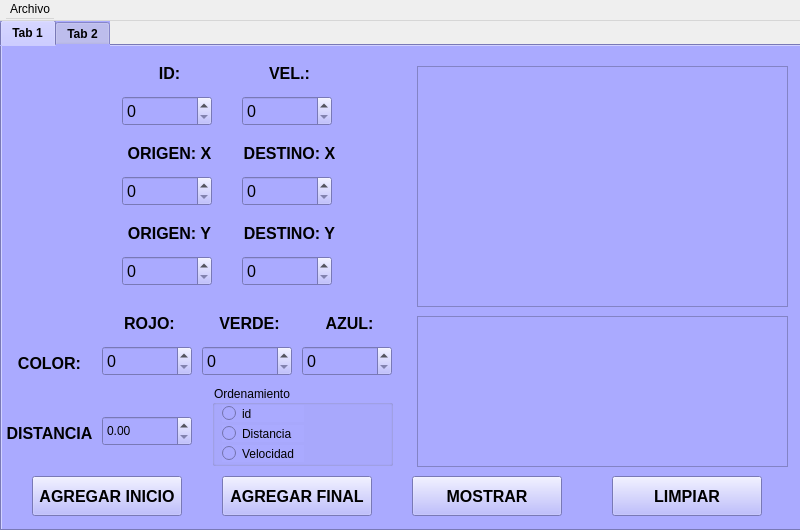
<?xml version="1.0" encoding="UTF-8"?>
<ui version="4.0">
 <class>MainWindow</class>
 <widget class="QMainWindow" name="MainWindow">
  <property name="geometry">
   <rect>
    <x>0</x>
    <y>0</y>
    <width>800</width>
    <height>530</height>
   </rect>
  </property>
  <property name="minimumSize">
   <size>
    <width>500</width>
    <height>500</height>
   </size>
  </property>
  <property name="maximumSize">
   <size>
    <width>800</width>
    <height>530</height>
   </size>
  </property>
  <property name="windowTitle">
   <string>MainWindow</string>
  </property>
  <widget class="QWidget" name="centralwidget">
   <widget class="QTabWidget" name="tabWidget">
    <property name="geometry">
     <rect>
      <x>0</x>
      <y>20</y>
      <width>871</width>
      <height>511</height>
     </rect>
    </property>
    <property name="font">
     <font>
      <family>Arial</family>
      <weight>75</weight>
      <bold>true</bold>
     </font>
    </property>
    <property name="styleSheet">
     <string notr="true">background-color: rgb(170, 170, 255);</string>
    </property>
    <property name="currentIndex">
     <number>0</number>
    </property>
    <widget class="QWidget" name="tab1">
     <property name="font">
      <font>
       <family>Arial</family>
       <pointsize>9</pointsize>
       <weight>75</weight>
       <bold>true</bold>
      </font>
     </property>
     <attribute name="title">
      <string>Tab 1</string>
     </attribute>
     <widget class="QWidget" name="widget" native="true">
      <property name="geometry">
       <rect>
        <x>0</x>
        <y>0</y>
        <width>800</width>
        <height>500</height>
       </rect>
      </property>
      <property name="sizePolicy">
       <sizepolicy hsizetype="Preferred" vsizetype="Preferred">
        <horstretch>0</horstretch>
        <verstretch>0</verstretch>
       </sizepolicy>
      </property>
      <property name="minimumSize">
       <size>
        <width>500</width>
        <height>500</height>
       </size>
      </property>
      <property name="maximumSize">
       <size>
        <width>800</width>
        <height>500</height>
       </size>
      </property>
      <property name="styleSheet">
       <string notr="true">background-color: rgb(170, 170, 255);</string>
      </property>
      <widget class="QLabel" name="labelColorVerde">
       <property name="geometry">
        <rect>
         <x>200</x>
         <y>260</y>
         <width>95</width>
         <height>35</height>
        </rect>
       </property>
       <property name="font">
        <font>
         <family>Arial</family>
         <pointsize>12</pointsize>
         <weight>75</weight>
         <bold>true</bold>
        </font>
       </property>
       <property name="text">
        <string>VERDE:</string>
       </property>
       <property name="alignment">
        <set>Qt::AlignCenter</set>
       </property>
      </widget>
      <widget class="QSpinBox" name="id">
       <property name="geometry">
        <rect>
         <x>120</x>
         <y>50</y>
         <width>90</width>
         <height>30</height>
        </rect>
       </property>
       <property name="font">
        <font>
         <family>Arial</family>
         <pointsize>12</pointsize>
        </font>
       </property>
       <property name="cursor">
        <cursorShape>PointingHandCursor</cursorShape>
       </property>
       <property name="wrapping">
        <bool>false</bool>
       </property>
       <property name="maximum">
        <number>9999</number>
       </property>
      </widget>
      <widget class="QLabel" name="labelCOLOR">
       <property name="geometry">
        <rect>
         <x>0</x>
         <y>300</y>
         <width>95</width>
         <height>35</height>
        </rect>
       </property>
       <property name="font">
        <font>
         <family>Arial</family>
         <pointsize>12</pointsize>
         <weight>75</weight>
         <bold>true</bold>
        </font>
       </property>
       <property name="text">
        <string>COLOR:</string>
       </property>
       <property name="alignment">
        <set>Qt::AlignCenter</set>
       </property>
      </widget>
      <widget class="QLabel" name="labelColorRojo">
       <property name="geometry">
        <rect>
         <x>100</x>
         <y>260</y>
         <width>95</width>
         <height>35</height>
        </rect>
       </property>
       <property name="font">
        <font>
         <family>Arial</family>
         <pointsize>12</pointsize>
         <weight>75</weight>
         <bold>true</bold>
        </font>
       </property>
       <property name="text">
        <string>ROJO:</string>
       </property>
       <property name="alignment">
        <set>Qt::AlignCenter</set>
       </property>
      </widget>
      <widget class="QSpinBox" name="destinoY">
       <property name="geometry">
        <rect>
         <x>240</x>
         <y>210</y>
         <width>90</width>
         <height>30</height>
        </rect>
       </property>
       <property name="font">
        <font>
         <family>Arial</family>
         <pointsize>12</pointsize>
        </font>
       </property>
       <property name="cursor">
        <cursorShape>PointingHandCursor</cursorShape>
       </property>
       <property name="wrapping">
        <bool>false</bool>
       </property>
       <property name="maximum">
        <number>500</number>
       </property>
      </widget>
      <widget class="QSpinBox" name="rojo">
       <property name="geometry">
        <rect>
         <x>100</x>
         <y>300</y>
         <width>90</width>
         <height>30</height>
        </rect>
       </property>
       <property name="font">
        <font>
         <family>Arial</family>
         <pointsize>12</pointsize>
        </font>
       </property>
       <property name="cursor">
        <cursorShape>PointingHandCursor</cursorShape>
       </property>
       <property name="wrapping">
        <bool>false</bool>
       </property>
       <property name="maximum">
        <number>255</number>
       </property>
      </widget>
      <widget class="QLabel" name="labelVELOCIDAD">
       <property name="geometry">
        <rect>
         <x>240</x>
         <y>10</y>
         <width>95</width>
         <height>35</height>
        </rect>
       </property>
       <property name="font">
        <font>
         <family>Arial</family>
         <pointsize>12</pointsize>
         <weight>75</weight>
         <bold>true</bold>
        </font>
       </property>
       <property name="text">
        <string>VEL.:</string>
       </property>
       <property name="alignment">
        <set>Qt::AlignCenter</set>
       </property>
      </widget>
      <widget class="QLabel" name="labelORIGEN_X">
       <property name="geometry">
        <rect>
         <x>120</x>
         <y>90</y>
         <width>95</width>
         <height>35</height>
        </rect>
       </property>
       <property name="font">
        <font>
         <family>Arial</family>
         <pointsize>12</pointsize>
         <weight>75</weight>
         <bold>true</bold>
        </font>
       </property>
       <property name="text">
        <string>ORIGEN: X</string>
       </property>
       <property name="alignment">
        <set>Qt::AlignCenter</set>
       </property>
      </widget>
      <widget class="QSpinBox" name="velocidad">
       <property name="geometry">
        <rect>
         <x>240</x>
         <y>50</y>
         <width>90</width>
         <height>30</height>
        </rect>
       </property>
       <property name="font">
        <font>
         <family>Arial</family>
         <pointsize>12</pointsize>
        </font>
       </property>
       <property name="cursor">
        <cursorShape>PointingHandCursor</cursorShape>
       </property>
       <property name="wrapping">
        <bool>false</bool>
       </property>
       <property name="maximum">
        <number>9999</number>
       </property>
      </widget>
      <widget class="QSpinBox" name="destinoX">
       <property name="geometry">
        <rect>
         <x>240</x>
         <y>130</y>
         <width>90</width>
         <height>30</height>
        </rect>
       </property>
       <property name="font">
        <font>
         <family>Arial</family>
         <pointsize>12</pointsize>
        </font>
       </property>
       <property name="cursor">
        <cursorShape>PointingHandCursor</cursorShape>
       </property>
       <property name="wrapping">
        <bool>false</bool>
       </property>
       <property name="maximum">
        <number>500</number>
       </property>
      </widget>
      <widget class="QLabel" name="labelDESTINO_X">
       <property name="geometry">
        <rect>
         <x>240</x>
         <y>90</y>
         <width>95</width>
         <height>35</height>
        </rect>
       </property>
       <property name="font">
        <font>
         <family>Arial</family>
         <pointsize>12</pointsize>
         <weight>75</weight>
         <bold>true</bold>
        </font>
       </property>
       <property name="text">
        <string>DESTINO: X</string>
       </property>
       <property name="alignment">
        <set>Qt::AlignCenter</set>
       </property>
      </widget>
      <widget class="QLabel" name="labelID">
       <property name="geometry">
        <rect>
         <x>120</x>
         <y>10</y>
         <width>95</width>
         <height>35</height>
        </rect>
       </property>
       <property name="font">
        <font>
         <family>Arial</family>
         <pointsize>12</pointsize>
         <weight>75</weight>
         <bold>true</bold>
        </font>
       </property>
       <property name="text">
        <string>ID:</string>
       </property>
       <property name="alignment">
        <set>Qt::AlignCenter</set>
       </property>
      </widget>
      <widget class="QLabel" name="labelColorAzul">
       <property name="geometry">
        <rect>
         <x>300</x>
         <y>260</y>
         <width>95</width>
         <height>35</height>
        </rect>
       </property>
       <property name="font">
        <font>
         <family>Arial</family>
         <pointsize>12</pointsize>
         <weight>75</weight>
         <bold>true</bold>
        </font>
       </property>
       <property name="text">
        <string>AZUL:</string>
       </property>
       <property name="alignment">
        <set>Qt::AlignCenter</set>
       </property>
      </widget>
      <widget class="QLabel" name="labelDESTINO_Y">
       <property name="geometry">
        <rect>
         <x>240</x>
         <y>170</y>
         <width>95</width>
         <height>35</height>
        </rect>
       </property>
       <property name="font">
        <font>
         <family>Arial</family>
         <pointsize>12</pointsize>
         <weight>75</weight>
         <bold>true</bold>
        </font>
       </property>
       <property name="text">
        <string>DESTINO: Y</string>
       </property>
       <property name="alignment">
        <set>Qt::AlignCenter</set>
       </property>
      </widget>
      <widget class="QSpinBox" name="verde">
       <property name="geometry">
        <rect>
         <x>200</x>
         <y>300</y>
         <width>90</width>
         <height>30</height>
        </rect>
       </property>
       <property name="font">
        <font>
         <family>Arial</family>
         <pointsize>12</pointsize>
        </font>
       </property>
       <property name="cursor">
        <cursorShape>PointingHandCursor</cursorShape>
       </property>
       <property name="wrapping">
        <bool>false</bool>
       </property>
       <property name="maximum">
        <number>255</number>
       </property>
      </widget>
      <widget class="QSpinBox" name="origenY">
       <property name="geometry">
        <rect>
         <x>120</x>
         <y>210</y>
         <width>90</width>
         <height>30</height>
        </rect>
       </property>
       <property name="font">
        <font>
         <family>Arial</family>
         <pointsize>12</pointsize>
        </font>
       </property>
       <property name="cursor">
        <cursorShape>PointingHandCursor</cursorShape>
       </property>
       <property name="wrapping">
        <bool>false</bool>
       </property>
       <property name="maximum">
        <number>500</number>
       </property>
      </widget>
      <widget class="QSpinBox" name="azul">
       <property name="geometry">
        <rect>
         <x>300</x>
         <y>300</y>
         <width>90</width>
         <height>30</height>
        </rect>
       </property>
       <property name="font">
        <font>
         <family>Arial</family>
         <pointsize>12</pointsize>
        </font>
       </property>
       <property name="cursor">
        <cursorShape>PointingHandCursor</cursorShape>
       </property>
       <property name="wrapping">
        <bool>false</bool>
       </property>
       <property name="maximum">
        <number>255</number>
       </property>
      </widget>
      <widget class="QSpinBox" name="origenX">
       <property name="geometry">
        <rect>
         <x>120</x>
         <y>130</y>
         <width>90</width>
         <height>30</height>
        </rect>
       </property>
       <property name="font">
        <font>
         <family>Arial</family>
         <pointsize>12</pointsize>
        </font>
       </property>
       <property name="cursor">
        <cursorShape>PointingHandCursor</cursorShape>
       </property>
       <property name="wrapping">
        <bool>false</bool>
       </property>
       <property name="maximum">
        <number>500</number>
       </property>
      </widget>
      <widget class="QLabel" name="labelORIGEN_Y">
       <property name="geometry">
        <rect>
         <x>120</x>
         <y>170</y>
         <width>95</width>
         <height>35</height>
        </rect>
       </property>
       <property name="font">
        <font>
         <family>Arial</family>
         <pointsize>12</pointsize>
         <weight>75</weight>
         <bold>true</bold>
        </font>
       </property>
       <property name="text">
        <string>ORIGEN: Y</string>
       </property>
       <property name="alignment">
        <set>Qt::AlignCenter</set>
       </property>
      </widget>
      <widget class="QPushButton" name="abInicio">
       <property name="geometry">
        <rect>
         <x>30</x>
         <y>430</y>
         <width>150</width>
         <height>40</height>
        </rect>
       </property>
       <property name="font">
        <font>
         <family>Arial</family>
         <pointsize>12</pointsize>
         <weight>75</weight>
         <bold>true</bold>
        </font>
       </property>
       <property name="text">
        <string>AGREGAR INICIO</string>
       </property>
      </widget>
      <widget class="QDoubleSpinBox" name="distancia">
       <property name="enabled">
        <bool>true</bool>
       </property>
       <property name="geometry">
        <rect>
         <x>100</x>
         <y>370</y>
         <width>90</width>
         <height>30</height>
        </rect>
       </property>
       <property name="decimals">
        <number>2</number>
       </property>
      </widget>
      <widget class="QLabel" name="labelDistancia">
       <property name="geometry">
        <rect>
         <x>0</x>
         <y>370</y>
         <width>95</width>
         <height>35</height>
        </rect>
       </property>
       <property name="font">
        <font>
         <family>Arial</family>
         <pointsize>12</pointsize>
         <weight>75</weight>
         <bold>true</bold>
        </font>
       </property>
       <property name="text">
        <string>DISTANCIA</string>
       </property>
       <property name="alignment">
        <set>Qt::AlignCenter</set>
       </property>
      </widget>
      <widget class="QPushButton" name="abMostrar">
       <property name="geometry">
        <rect>
         <x>410</x>
         <y>430</y>
         <width>150</width>
         <height>40</height>
        </rect>
       </property>
       <property name="font">
        <font>
         <family>Arial</family>
         <pointsize>12</pointsize>
         <weight>75</weight>
         <bold>true</bold>
        </font>
       </property>
       <property name="text">
        <string>MOSTRAR</string>
       </property>
      </widget>
      <widget class="QPushButton" name="abFinal">
       <property name="geometry">
        <rect>
         <x>220</x>
         <y>430</y>
         <width>150</width>
         <height>40</height>
        </rect>
       </property>
       <property name="font">
        <font>
         <family>Arial</family>
         <pointsize>12</pointsize>
         <weight>75</weight>
         <bold>true</bold>
        </font>
       </property>
       <property name="text">
        <string>AGREGAR FINAL</string>
       </property>
      </widget>
      <widget class="QGraphicsView" name="graphicsView">
       <property name="geometry">
        <rect>
         <x>415</x>
         <y>20</y>
         <width>371</width>
         <height>241</height>
        </rect>
       </property>
      </widget>
      <widget class="QPushButton" name="abLimpiar">
       <property name="geometry">
        <rect>
         <x>610</x>
         <y>430</y>
         <width>150</width>
         <height>40</height>
        </rect>
       </property>
       <property name="font">
        <font>
         <family>Arial</family>
         <pointsize>12</pointsize>
         <weight>75</weight>
         <bold>true</bold>
        </font>
       </property>
       <property name="text">
        <string>LIMPIAR</string>
       </property>
      </widget>
      <widget class="QPlainTextEdit" name="plainTextEdit">
       <property name="geometry">
        <rect>
         <x>415</x>
         <y>270</y>
         <width>371</width>
         <height>151</height>
        </rect>
       </property>
      </widget>
      <widget class="QGroupBox" name="groupBox">
       <property name="geometry">
        <rect>
         <x>210</x>
         <y>339</y>
         <width>181</width>
         <height>81</height>
        </rect>
       </property>
       <property name="title">
        <string>Ordenamiento</string>
       </property>
       <widget class="QRadioButton" name="rBId">
        <property name="geometry">
         <rect>
          <x>10</x>
          <y>20</y>
          <width>82</width>
          <height>17</height>
         </rect>
        </property>
        <property name="text">
         <string>id</string>
        </property>
       </widget>
       <widget class="QRadioButton" name="rBDistancia">
        <property name="geometry">
         <rect>
          <x>10</x>
          <y>40</y>
          <width>82</width>
          <height>17</height>
         </rect>
        </property>
        <property name="text">
         <string>Distancia</string>
        </property>
       </widget>
       <widget class="QRadioButton" name="rBVelocidad">
        <property name="geometry">
         <rect>
          <x>10</x>
          <y>60</y>
          <width>82</width>
          <height>17</height>
         </rect>
        </property>
        <property name="text">
         <string>Velocidad</string>
        </property>
       </widget>
      </widget>
     </widget>
    </widget>
    <widget class="QWidget" name="tab2">
     <attribute name="title">
      <string>Tab 2</string>
     </attribute>
     <widget class="QTableWidget" name="tableWidget">
      <property name="geometry">
       <rect>
        <x>50</x>
        <y>10</y>
        <width>681</width>
        <height>391</height>
       </rect>
      </property>
      <column>
       <property name="text">
        <string>Id</string>
       </property>
      </column>
      <column>
       <property name="text">
        <string>Origen</string>
       </property>
      </column>
      <column>
       <property name="text">
        <string>Destino</string>
       </property>
      </column>
      <column>
       <property name="text">
        <string>Velocidad</string>
       </property>
      </column>
      <column>
       <property name="text">
        <string>Distancia</string>
       </property>
      </column>
      <column>
       <property name="text">
        <string>Color</string>
       </property>
      </column>
     </widget>
     <widget class="QPushButton" name="abBuscar">
      <property name="geometry">
       <rect>
        <x>50</x>
        <y>420</y>
        <width>100</width>
        <height>40</height>
       </rect>
      </property>
      <property name="font">
       <font>
        <family>Arial</family>
        <pointsize>9</pointsize>
        <weight>75</weight>
        <bold>true</bold>
       </font>
      </property>
      <property name="text">
       <string>Busca Partículas</string>
      </property>
     </widget>
     <widget class="QLineEdit" name="lineaBuscar">
      <property name="geometry">
       <rect>
        <x>170</x>
        <y>420</y>
        <width>200</width>
        <height>40</height>
       </rect>
      </property>
      <property name="font">
       <font>
        <family>Arial</family>
       </font>
      </property>
      <property name="alignment">
       <set>Qt::AlignCenter</set>
      </property>
      <property name="dragEnabled">
       <bool>false</bool>
      </property>
      <property name="readOnly">
       <bool>false</bool>
      </property>
      <property name="placeholderText">
       <string>Introduce el Identificador</string>
      </property>
     </widget>
     <widget class="QPushButton" name="abMostrarParticulas">
      <property name="geometry">
       <rect>
        <x>440</x>
        <y>420</y>
        <width>171</width>
        <height>40</height>
       </rect>
      </property>
      <property name="font">
       <font>
        <family>Arial</family>
        <pointsize>9</pointsize>
        <weight>75</weight>
        <bold>true</bold>
       </font>
      </property>
      <property name="text">
       <string>Mostrar Partículas (Todas)</string>
      </property>
     </widget>
    </widget>
   </widget>
   <widget class="QMenuBar" name="menubar">
    <property name="geometry">
     <rect>
      <x>0</x>
      <y>0</y>
      <width>800</width>
      <height>21</height>
     </rect>
    </property>
    <widget class="QMenu" name="menuArchivo">
     <property name="title">
      <string>Archivo</string>
     </property>
     <addaction name="actionAbrir_"/>
     <addaction name="actionGuardar_"/>
    </widget>
    <addaction name="menuArchivo"/>
   </widget>
  </widget>
  <action name="actionAbrir">
   <property name="text">
    <string>Abrir</string>
   </property>
  </action>
  <action name="actionGuardar">
   <property name="text">
    <string>Guardar</string>
   </property>
  </action>
  <action name="actionAbrir_">
   <property name="text">
    <string>Abrir</string>
   </property>
  </action>
  <action name="actionGuardar_">
   <property name="text">
    <string>Guardar</string>
   </property>
  </action>
 </widget>
 <resources/>
 <connections/>
</ui>
